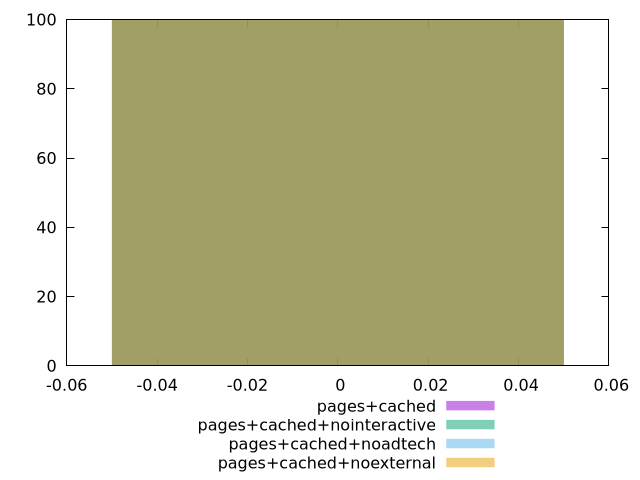

Write the gnuplot code that produced this figure.
$_pagesCached <<EOF
0 100
EOF
$_pagesCachedNointeractive <<EOF
0 100
EOF
$_pagesCachedNoadtech <<EOF
0 100
EOF
$_pagesCachedNoexternal <<EOF
0 100
EOF
set key outside below
set terminal pngcairo
set output "report_00006_2020-11-02T20-21-41.718Z/offscreen-images/offscreen-images_pages+cached_pages+cached+nointeractive_pages+cached+noadtech_pages+cached+noexternal+hist.png"
set boxwidth 0.1
set style fill transparent solid 0.5 noborder
set yrange [0:100]
plot $_pagesCached title "pages+cached" with boxes ,$_pagesCachedNointeractive title "pages+cached+nointeractive" with boxes ,$_pagesCachedNoadtech title "pages+cached+noadtech" with boxes ,$_pagesCachedNoexternal title "pages+cached+noexternal" with boxes ,
